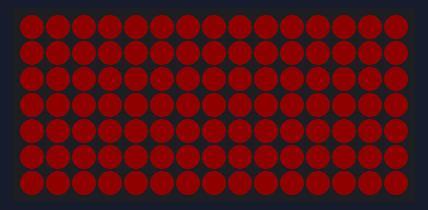
The program below on a simulated Raspberry Pi Pico. Shown: 15×7 RGB LED matrix (first LED top left, wired row by row). Dim RGB values are drawn brighter than linear.

Above: at 5.6 s.
At 8.57 s:
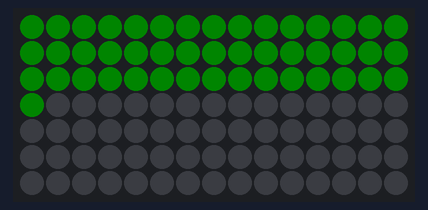
At 11.7 s:
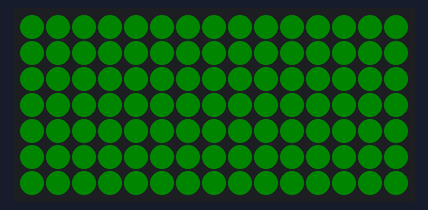
At 17.53 s:
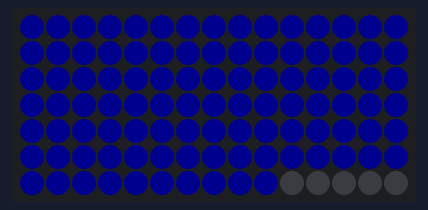
At 23.62 s:
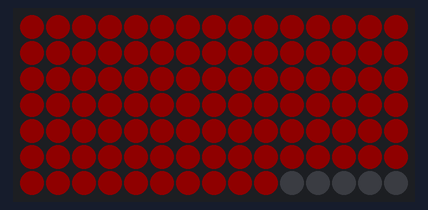
At 36.0 s:
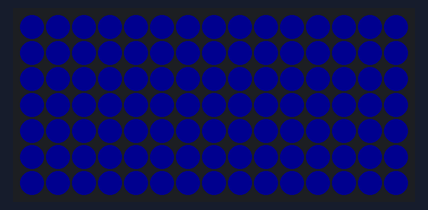

Measured:
- what the display in image 0 shows lasts 0.6 s, from 5.5 s to 6.1 s

The program:

main.cpp
```cpp
//Tutorial 0 - LED Test
//Wipes LED's one at a time in RED then GREEN then BLUE


#include <Arduino.h>
#include <FastLED.h>


//Pin Definitions
#define PIXEL_PIN 4


//Screen Definitions
#define WIDTH 15
#define HEIGHT 7
#define NUM_LEDS (WIDTH * HEIGHT)
#define COLOR_ORDER GRB
#define CHIPSET WS2812
uint8_t dispBrightness = 15;


//Fastled/Neomatrix config
CRGB leds[NUM_LEDS];


//Fill LED String with Color
void colorWipe(CRGB color, int wait) {
  for (int i = 0; i < NUM_LEDS; i++) {
    leds[i] = color;
    FastLED.show();
    delay(wait);
  }
  delay(500); // pause at the end before switching color
}


// Initializes Hardware (This only runs at startup once.)
void setup() {
  // ---- LED MATRIX ---- This sets up the display to work with the badge's unique hardware layout
  FastLED.addLeds<CHIPSET, PIXEL_PIN, COLOR_ORDER>(leds, NUM_LEDS);
  FastLED.setMaxPowerInVoltsAndMilliamps(5, 1000); // FastLED attempts to manage power draw dyanically for us. We ABSOLUTELY do not want the LED's to draw too much power
  FastLED.setBrightness(dispBrightness);
  FastLED.clear(true);
  FastLED.show();
}


// Main Program Loop (This runs every frame.)
void loop() {
  colorWipe(CRGB::Red,   50);  // fill red
  FastLED.clear();
  FastLED.show();

  colorWipe(CRGB::Green, 50);  // fill green
  FastLED.clear();
  FastLED.show();

  colorWipe(CRGB::Blue,  50);  // fill blue
  FastLED.clear();
  FastLED.show();
}
```
